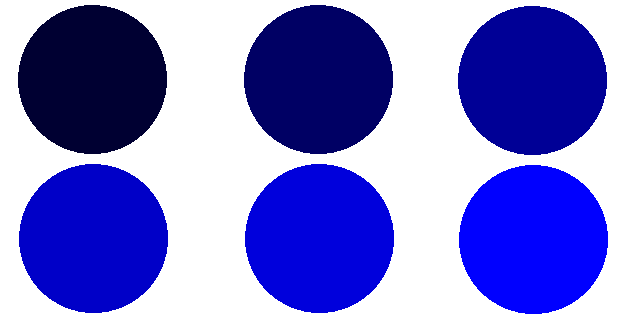
#> input picture computer_vision/project/colors.png, 640 x 320 px, given in place of gerald.jpg, which was not available
$ python sift.py   (older library calls are emulated)
#> lines starting #> are read from the running program, lines starting #| are printed output that depends on the picture; after the words box and inside, x2 and y2 are one past the last pixel; in counts of white or black regions, pixels touching at a corner belong together; pictures that were not available may be replaced by others from this repository, and a replacement may not be noted
### computer_vision/harris.py
import os
from scipy.ndimage import filters
from PIL import Image

import numpy as np
from matplotlib import pyplot as plt

import datetime

# [125 lines left out: functions compute_harris_response, get_harris_points, plot_harris_points, get_descriptors, match, match_twosided, not called in this run]

def appendimages(im1, im2):
    """return a new image that appends the two images side by side."""
    #select the image with the fewest rows and fill in the empty rows

    rows1 = im1.shape[0]
    rows2= im2.shape[0]

    if rows1 < rows2:
        im1 = np.concatenate((im1, np.zeros((rows2-rows1, im1.shape[1]))), axis=0)
    elif rows1 > rows2:
        im2 = np.concatenate((im2, np.zeros((rows1-rows2, im2.shape[1]))), axis=0)

    return np.concatenate((im1, im2), axis=1)

# [21 lines left out: function plot_matches, not called in this run]


# [22 lines that do not run on import are left out]

### computer_vision/sift.py
import cv2
import numpy as np
from matplotlib import pyplot as plt
from harris import appendimages

def process_file(filename):
    sift=cv2.SIFT()
    img= cv2.imread(filename)
    gray = cv2.cvtColor(img, cv2.COLOR_BGR2GRAY)
    kp = sift.detect(gray, None)
    img = cv2.drawKeypoints(gray, kp)
    cv2.imwrite("kp.jpg", img)
    return kp

def get_descriptors(filename):
    sift=cv2.SIFT()
    img= cv2.imread(filename)
    gray = cv2.cvtColor(img, cv2.COLOR_BGR2GRAY)
    kp, desc = sift.detectAndCompute(gray, None)

    return kp, desc

def match(desc1, desc2):
    """For each descriptor in the first image, select its match in the
    second image. input: desc1(descriptors for the first image)
    desc2(descriptors for the second image)"""
    bf = cv2.BFMatcher(cv2.NORM_L1, crossCheck=True)
    matches = bf.match(desc1, desc2)
    return sorted(matches, key= lambda x:x.distance)

def drawMatches(img1, kp1, img2, kp2, matches):
    out = appendimages(img1, img2)
    for mat in matches:
        img1_idx = mat.queryIdx
        img2_idx = mat.trainIdx

        x1, y1 = kp1[img1_idx].pt
        x2, y2 = kp2[img2_idx].pt
        cv2.circle(out, (int(x1), int(y1)), 4, (0,0,255), 1)
        cv2.circle(out, (int(x2) + img1.shape[1], int(y2)), 4, (0,0,255), 1)

        cv2.line(out, (int(x1), int(y1)), (int(x2)+ img1.shape[1], int(y2)), (0,0,255), 1)

    return out

def make_and_plot_matches(img1, img2):
    kp1, desc1 = get_descriptors(img1)
#> in get_descriptors, img is the input picture: shape (320, 640, 3); mean B, G, R 207.8, 124.8, 124.8
#> in get_descriptors, `gray = cv2.cvtColor(img, cv2.COLOR_BGR2GRAY)`:
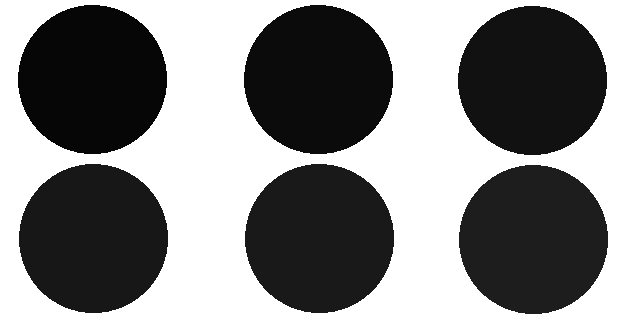
#> gray: shape (320, 640); min 6, max 255, mean 134.2
#> in get_descriptors, `kp, desc = sift.detectAndCompute(gray, None)`: kp = 32 keypoints; strongest (x, y, size): (317, 80, 84), (97, 80, 81.7), (529, 81, 81), (426, 159, 81.9)
#> kp1 has the same summary as kp in get_descriptors
    kp2, desc2 = get_descriptors(img2)
#> kp2 has the same summary as kp in get_descriptors
    img1 = cv2.cvtColor(cv2.imread(img1), cv2.COLOR_BGR2GRAY)
    img2 = cv2.cvtColor(cv2.imread(img2), cv2.COLOR_BGR2GRAY)
    matches = match(desc1, desc2)
#> in match, `matches = bf.match(desc1, desc2)`: matches = 20 matches
#> matches = 20 matches
    imgres = drawMatches(img1, kp1, img2, kp2, matches)
#> in appendimages, `return np.concatenate((im1, im2), axis=1)`:
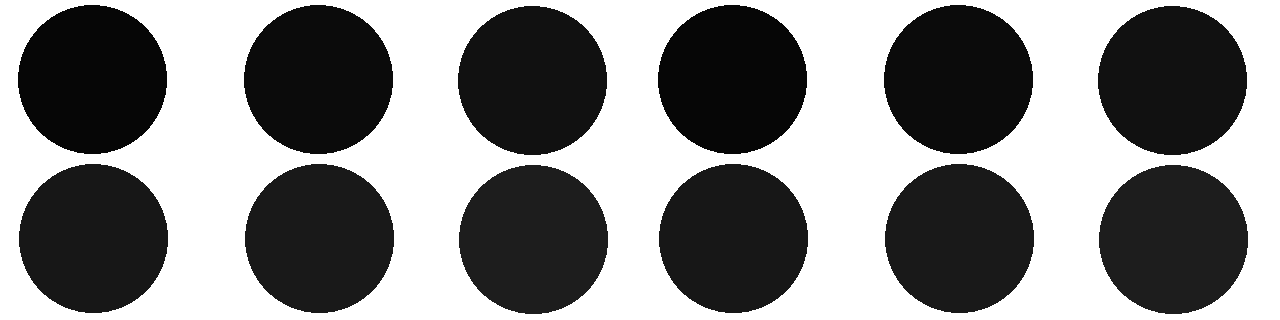
#> returned value: shape (320, 1280); min 6, max 255, mean 134.2
#> the loop in drawMatches, `for mat in matches:` made 20 passes
#> (img1_idx, img2_idx, x1, y1, x2, y2) on passes 1 to 12: (0, 0, 19.85, 74.26, 19.85, 74.26), (1, 1, 19.98, 85.17, 19.98, 85.17), (4, 4, 86.26, 6.85, 86.26, 6.85), (5, 5, 87.26, 165.9, 87.26, 165.9), (6, 6, 97.03, 79.94, 97.03, 79.94), (7, 7, 97.17, 6.96, 97.17, 6.96), (8, 8, 98.17, 166, 98.17, 166), (9, 9, 205.3, 158.4, 205.3, 158.4), (10, 10, 205.3, 158.4, 205.3, 158.4), (16, 16, 313.3, 165.9, 313.3, 165.9), (17, 17, 317.1, 79.79, 317.1, 79.79), (18, 18, 317.1, 79.79, 317.1, 79.79)
#> after the loop in drawMatches, `for mat in matches:`:
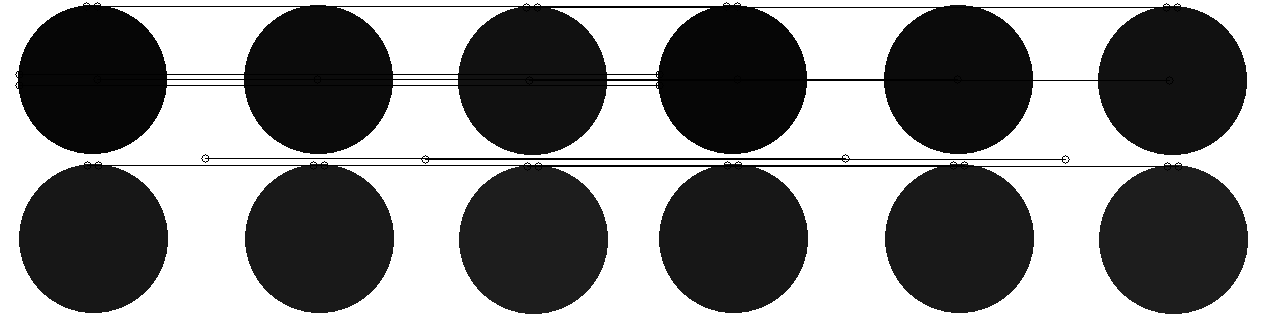
#> out: shape (320, 1280); 1.83% of pixels changed, all inside (x1, y1, x2, y2) = (15, 2, 1183, 171)
    plt.imshow(imgres), plt.show()


if __name__ == "__main__":
    make_and_plot_matches("gerald.jpg", "gerald.jpg")
